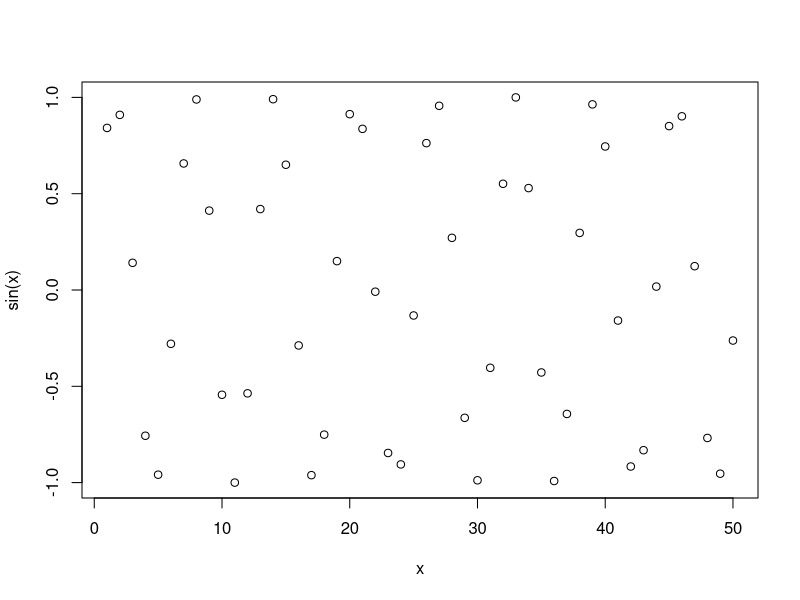
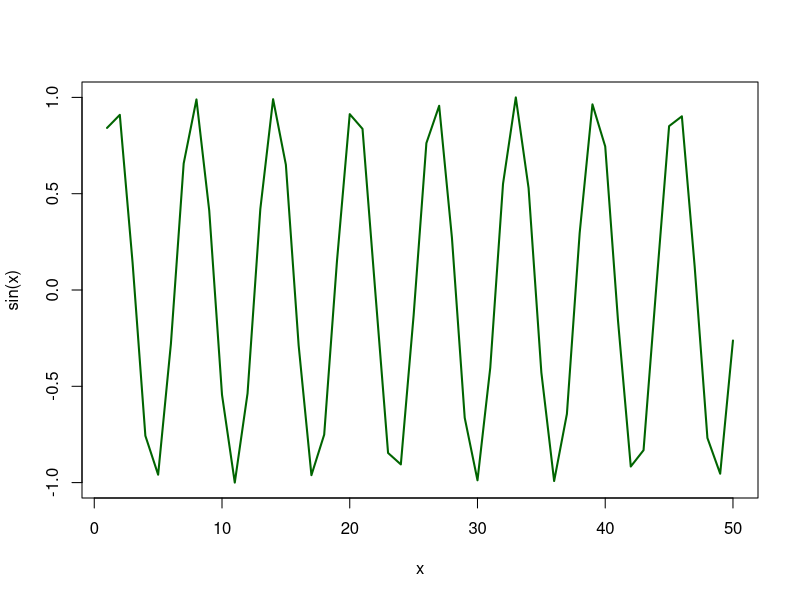

Source code (R) for these figures, in order:
#' ---
#' title: "Class 04 R Intro"
#' author: "Malibu Slattery"
#' date: "Jan. 15, 2026"
#' ---


x<-1:50
plot(x, sin(x))
plot(x, sin(x), typ = "l", col = "darkgreen", lwd = 2)
log(10,base=10)
